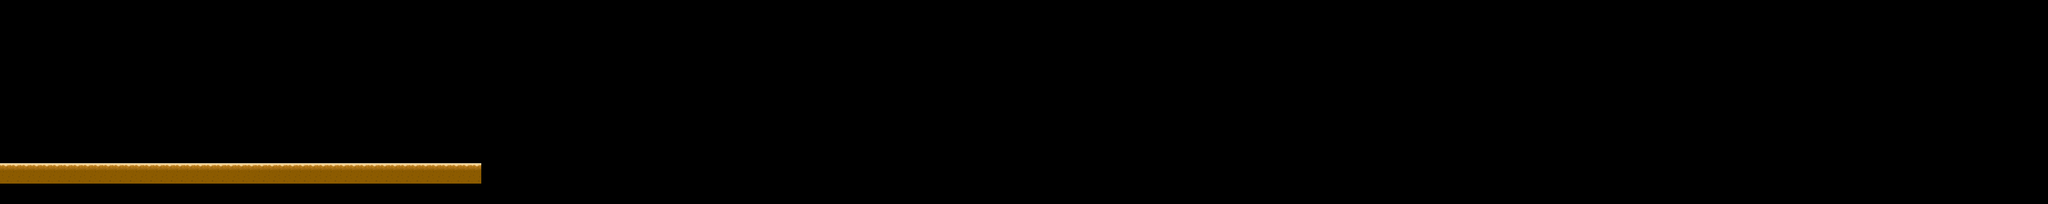

Below is a game level as drawn by its tile map, then a one-line description and the .tmx that defines it (tile-layer data replaced by summaries):
An orthogonal 200x20 tile map with 32x32 px tiles, 1 tile layer (GroundLayer), 1 hidden layer not drawn and 1 object.

<map version="1.0" orientation="orthogonal" renderorder="right-down" width="200" height="20" tilewidth="32" tileheight="32" nextobjectid="7">
 <tileset firstgid="1" name="desert32" tilewidth="32" tileheight="32" tilecount="16" columns="16">
  <image source="tilemaps/tiles/desert32.png" width="512" height="32" />
 </tileset>
 <layer name="GroundLayer" width="200" height="20">
  <data>[4000 cells, 94 non-empty, 2 distinct tile ids]</data>
 </layer>
 <objectgroup name="collision">
  <object id="5" x="-33.3333" y="512.121" width="1536.36" height="63.6364" />
 </objectgroup>
 <layer name="BackgroundLayer" width="200" height="20" visible="0">
  <data>[4000 cells, 0 non-empty, 0 distinct tile ids]</data>
 </layer>
</map>
